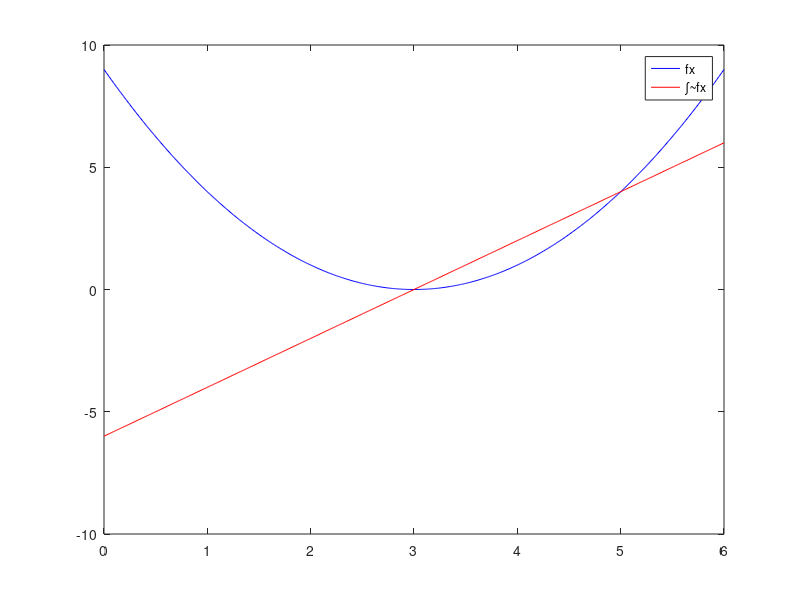

Reproduce this figure in MATLAB.
#! /usr/bin/octave -qf

clear all;
close all;

x = linspace(0,6,601);
cfs = [1 -6 9];
fa = inline("polyval([1 -6 9], a)");
figure(1);
plot(x,feval(fa,x),'-b;fx;');
hold on;
fa_int = inline('polyval(polyder([1 -6 9]),a)');
plot(x,feval(fa_int,x),'-r;\int{~fx};');
disp(sprintf('integral from 0 to 6 of fx= %10.6f',quad(fa,0,6)));
disp(sprintf('integral from 0 to 6 of integral of fx= %10.6f',quad(fa_int,0,6)));
pause;
